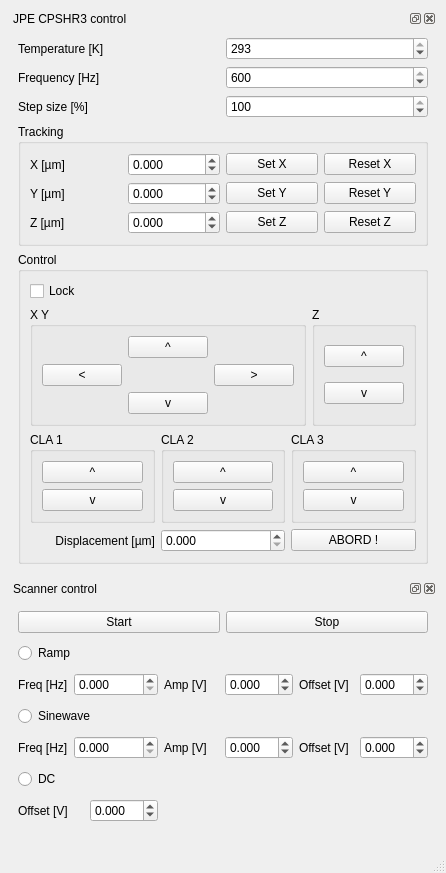
<?xml version="1.0" encoding="UTF-8"?>
<ui version="4.0">
 <class>CavityControlWindow</class>
 <widget class="QMainWindow" name="CavityControlWindow">
  <property name="enabled">
   <bool>true</bool>
  </property>
  <property name="geometry">
   <rect>
    <x>0</x>
    <y>0</y>
    <width>416</width>
    <height>873</height>
   </rect>
  </property>
  <property name="windowTitle">
   <string>MainWindow</string>
  </property>
  <widget class="QWidget" name="centralwidget">
   <layout class="QGridLayout" name="gridLayout_4">
    <item row="0" column="0">
     <widget class="QDockWidget" name="jpe_cpshr3_dockWidget">
      <property name="minimumSize">
       <size>
        <width>398</width>
        <height>561</height>
       </size>
      </property>
      <property name="windowTitle">
       <string>JPE CPSHR3 control</string>
      </property>
      <widget class="QWidget" name="dockWidgetContents_8">
       <layout class="QGridLayout" name="gridLayout_2">
        <item row="0" column="0">
         <widget class="QLabel" name="label_34">
          <property name="text">
           <string>Temperature [K]</string>
          </property>
         </widget>
        </item>
        <item row="0" column="1">
         <widget class="QSpinBox" name="jpe_temperature_spinBox">
          <property name="minimum">
           <number>2</number>
          </property>
          <property name="maximum">
           <number>293</number>
          </property>
          <property name="singleStep">
           <number>1</number>
          </property>
          <property name="value">
           <number>293</number>
          </property>
         </widget>
        </item>
        <item row="1" column="0">
         <widget class="QLabel" name="label_38">
          <property name="text">
           <string>Frequency [Hz]</string>
          </property>
         </widget>
        </item>
        <item row="1" column="1">
         <widget class="QSpinBox" name="jpe_frequency_spinBox">
          <property name="minimum">
           <number>1</number>
          </property>
          <property name="maximum">
           <number>600</number>
          </property>
          <property name="singleStep">
           <number>1</number>
          </property>
          <property name="value">
           <number>600</number>
          </property>
         </widget>
        </item>
        <item row="2" column="0">
         <widget class="QLabel" name="label_39">
          <property name="text">
           <string>Step size [%]</string>
          </property>
         </widget>
        </item>
        <item row="2" column="1">
         <widget class="QSpinBox" name="jpe_step_size_spinBox">
          <property name="minimum">
           <number>1</number>
          </property>
          <property name="maximum">
           <number>100</number>
          </property>
          <property name="singleStep">
           <number>1</number>
          </property>
          <property name="value">
           <number>100</number>
          </property>
         </widget>
        </item>
        <item row="3" column="0" colspan="2">
         <widget class="QGroupBox" name="groupBox_6">
          <property name="title">
           <string>Tracking</string>
          </property>
          <layout class="QGridLayout" name="gridLayout_9">
           <item row="0" column="0">
            <layout class="QHBoxLayout" name="horizontalLayout_27">
             <item>
              <widget class="QLabel" name="label_33">
               <property name="text">
                <string>X [µm]</string>
               </property>
              </widget>
             </item>
             <item>
              <widget class="QDoubleSpinBox" name="x_tracking_doubleSpinBox">
               <property name="enabled">
                <bool>true</bool>
               </property>
               <property name="decimals">
                <number>3</number>
               </property>
               <property name="minimum">
                <double>-1000.000000000000000</double>
               </property>
               <property name="maximum">
                <double>1000.000000000000000</double>
               </property>
              </widget>
             </item>
             <item>
              <widget class="QPushButton" name="set_x_pushButton">
               <property name="text">
                <string>Set X</string>
               </property>
              </widget>
             </item>
             <item>
              <widget class="QPushButton" name="reset_x_pushButton">
               <property name="text">
                <string>Reset X</string>
               </property>
              </widget>
             </item>
            </layout>
           </item>
           <item row="1" column="0">
            <layout class="QHBoxLayout" name="horizontalLayout_26">
             <item>
              <widget class="QLabel" name="label_32">
               <property name="text">
                <string>Y [µm]</string>
               </property>
              </widget>
             </item>
             <item>
              <widget class="QDoubleSpinBox" name="y_tracking_doubleSpinBox">
               <property name="enabled">
                <bool>true</bool>
               </property>
               <property name="decimals">
                <number>3</number>
               </property>
               <property name="minimum">
                <double>-1000.000000000000000</double>
               </property>
               <property name="maximum">
                <double>1000.000000000000000</double>
               </property>
              </widget>
             </item>
             <item>
              <widget class="QPushButton" name="set_y_pushButton">
               <property name="text">
                <string>Set Y</string>
               </property>
              </widget>
             </item>
             <item>
              <widget class="QPushButton" name="reset_y_pushButton">
               <property name="text">
                <string>Reset Y</string>
               </property>
              </widget>
             </item>
            </layout>
           </item>
           <item row="2" column="0">
            <layout class="QHBoxLayout" name="horizontalLayout_7">
             <item>
              <widget class="QLabel" name="label_31">
               <property name="text">
                <string>Z [µm]</string>
               </property>
              </widget>
             </item>
             <item>
              <widget class="QDoubleSpinBox" name="z_tracking_doubleSpinBox">
               <property name="enabled">
                <bool>true</bool>
               </property>
               <property name="decimals">
                <number>3</number>
               </property>
               <property name="minimum">
                <double>-1000.000000000000000</double>
               </property>
               <property name="maximum">
                <double>1000.000000000000000</double>
               </property>
              </widget>
             </item>
             <item>
              <widget class="QPushButton" name="set_z_pushButton">
               <property name="text">
                <string>Set Z</string>
               </property>
              </widget>
             </item>
             <item>
              <widget class="QPushButton" name="reset_z_pushButton">
               <property name="text">
                <string>Reset Z</string>
               </property>
              </widget>
             </item>
            </layout>
           </item>
          </layout>
         </widget>
        </item>
        <item row="4" column="0" colspan="2">
         <widget class="QGroupBox" name="groupBox_7">
          <property name="title">
           <string>Control</string>
          </property>
          <layout class="QGridLayout" name="gridLayout_3">
           <item row="3" column="0">
            <layout class="QHBoxLayout" name="horizontalLayout_2">
             <item>
              <widget class="QLabel" name="step_size_label">
               <property name="text">
                <string>Displacement [µm]</string>
               </property>
               <property name="alignment">
                <set>Qt::AlignRight|Qt::AlignTrailing|Qt::AlignVCenter</set>
               </property>
              </widget>
             </item>
             <item>
              <widget class="QDoubleSpinBox" name="displacement_doubleSpinBox">
               <property name="decimals">
                <number>3</number>
               </property>
               <property name="maximum">
                <double>100.000000000000000</double>
               </property>
               <property name="singleStep">
                <double>0.100000000000000</double>
               </property>
              </widget>
             </item>
             <item>
              <widget class="QPushButton" name="stop_positionner_pushButton">
               <property name="text">
                <string>ABORD !</string>
               </property>
              </widget>
             </item>
            </layout>
           </item>
           <item row="2" column="0">
            <layout class="QHBoxLayout" name="horizontalLayout_16">
             <item>
              <widget class="QGroupBox" name="CLA1_groupBox">
               <property name="title">
                <string>CLA 1</string>
               </property>
               <layout class="QGridLayout" name="gridLayout_13">
                <item row="0" column="0">
                 <widget class="QPushButton" name="cla1_step_up_pushButton">
                  <property name="enabled">
                   <bool>true</bool>
                  </property>
                  <property name="text">
                   <string>^</string>
                  </property>
                 </widget>
                </item>
                <item row="1" column="0">
                 <widget class="QPushButton" name="cla1_step_down_pushButton">
                  <property name="text">
                   <string>v</string>
                  </property>
                 </widget>
                </item>
               </layout>
              </widget>
             </item>
             <item>
              <widget class="QGroupBox" name="CLA2_groupBox">
               <property name="title">
                <string>CLA 2</string>
               </property>
               <layout class="QGridLayout" name="gridLayout_14">
                <item row="1" column="0">
                 <widget class="QPushButton" name="cla2_step_down_pushButton">
                  <property name="text">
                   <string>v</string>
                  </property>
                 </widget>
                </item>
                <item row="0" column="0">
                 <widget class="QPushButton" name="cla2_step_up_pushButton">
                  <property name="enabled">
                   <bool>true</bool>
                  </property>
                  <property name="text">
                   <string>^</string>
                  </property>
                 </widget>
                </item>
               </layout>
              </widget>
             </item>
             <item>
              <widget class="QGroupBox" name="CLA3_groupBox">
               <property name="title">
                <string>CLA 3</string>
               </property>
               <layout class="QGridLayout" name="gridLayout_15">
                <item row="1" column="0">
                 <widget class="QPushButton" name="cla3_step_down_pushButton">
                  <property name="text">
                   <string>v</string>
                  </property>
                 </widget>
                </item>
                <item row="0" column="0">
                 <widget class="QPushButton" name="cla3_step_up_pushButton">
                  <property name="enabled">
                   <bool>true</bool>
                  </property>
                  <property name="text">
                   <string>^</string>
                  </property>
                 </widget>
                </item>
               </layout>
              </widget>
             </item>
            </layout>
           </item>
           <item row="1" column="0">
            <layout class="QHBoxLayout" name="horizontalLayout_6">
             <item>
              <widget class="QGroupBox" name="XY_manual_positionning_groupBox">
               <property name="title">
                <string>X Y</string>
               </property>
               <layout class="QGridLayout" name="gridLayout_10">
                <item row="0" column="1">
                 <widget class="QPushButton" name="step_yplus_pushButton">
                  <property name="enabled">
                   <bool>true</bool>
                  </property>
                  <property name="text">
                   <string>^</string>
                  </property>
                 </widget>
                </item>
                <item row="1" column="0">
                 <widget class="QPushButton" name="step_xminus_pushButton">
                  <property name="text">
                   <string>&lt;</string>
                  </property>
                 </widget>
                </item>
                <item row="1" column="2">
                 <widget class="QPushButton" name="step_xplus_pushButton">
                  <property name="text">
                   <string>&gt;</string>
                  </property>
                 </widget>
                </item>
                <item row="2" column="1">
                 <widget class="QPushButton" name="step_yminus_pushButton">
                  <property name="text">
                   <string>v</string>
                  </property>
                 </widget>
                </item>
               </layout>
              </widget>
             </item>
             <item>
              <widget class="QGroupBox" name="Z_manual_positionning_groupBox">
               <property name="title">
                <string>Z</string>
               </property>
               <layout class="QGridLayout" name="gridLayout_11">
                <item row="0" column="0">
                 <widget class="QPushButton" name="step_zplus_pushButton">
                  <property name="enabled">
                   <bool>true</bool>
                  </property>
                  <property name="text">
                   <string>^</string>
                  </property>
                 </widget>
                </item>
                <item row="1" column="0">
                 <widget class="QPushButton" name="step_zminus_pushButton">
                  <property name="text">
                   <string>v</string>
                  </property>
                 </widget>
                </item>
               </layout>
              </widget>
             </item>
            </layout>
           </item>
           <item row="0" column="0">
            <widget class="QCheckBox" name="lock_checkBox">
             <property name="text">
              <string>Lock</string>
             </property>
            </widget>
           </item>
          </layout>
         </widget>
        </item>
       </layout>
      </widget>
     </widget>
    </item>
    <item row="1" column="0">
     <widget class="QDockWidget" name="scanner_widget">
      <property name="minimumSize">
       <size>
        <width>390</width>
        <height>247</height>
       </size>
      </property>
      <property name="floating">
       <bool>false</bool>
      </property>
      <property name="windowTitle">
       <string>Scanner control</string>
      </property>
      <widget class="QWidget" name="dockWidgetContents_6">
       <layout class="QGridLayout" name="gridLayout">
        <item row="1" column="0">
         <widget class="QRadioButton" name="scanner_ramp_radioButton">
          <property name="text">
           <string>Ramp</string>
          </property>
         </widget>
        </item>
        <item row="2" column="0">
         <layout class="QHBoxLayout" name="horizontalLayout_11">
          <item>
           <widget class="QLabel" name="label_8">
            <property name="text">
             <string>Freq [Hz]</string>
            </property>
           </widget>
          </item>
          <item>
           <widget class="QDoubleSpinBox" name="scanner_ramp_frequency_DoubleSpinBox">
            <property name="decimals">
             <number>3</number>
            </property>
            <property name="maximum">
             <double>20000.000000000000000</double>
            </property>
           </widget>
          </item>
         </layout>
        </item>
        <item row="4" column="1">
         <layout class="QHBoxLayout" name="horizontalLayout_35">
          <item>
           <widget class="QLabel" name="label_41">
            <property name="text">
             <string>Amp [V]</string>
            </property>
           </widget>
          </item>
          <item>
           <widget class="QDoubleSpinBox" name="scanner_sinewave_amplitude_DoubleSpinBox">
            <property name="decimals">
             <number>3</number>
            </property>
            <property name="minimum">
             <double>-10.000000000000000</double>
            </property>
            <property name="maximum">
             <double>10.000000000000000</double>
            </property>
            <property name="singleStep">
             <double>0.010000000000000</double>
            </property>
           </widget>
          </item>
         </layout>
        </item>
        <item row="2" column="2">
         <layout class="QHBoxLayout" name="horizontalLayout_13">
          <item>
           <widget class="QLabel" name="label_20">
            <property name="text">
             <string>Offset [V]</string>
            </property>
           </widget>
          </item>
          <item>
           <widget class="QDoubleSpinBox" name="scanner_ramp_offset_DoubleSpinBox">
            <property name="decimals">
             <number>3</number>
            </property>
            <property name="minimum">
             <double>-10.000000000000000</double>
            </property>
            <property name="maximum">
             <double>10.000000000000000</double>
            </property>
            <property name="singleStep">
             <double>0.010000000000000</double>
            </property>
           </widget>
          </item>
         </layout>
        </item>
        <item row="4" column="2">
         <layout class="QHBoxLayout" name="horizontalLayout_36">
          <item>
           <widget class="QLabel" name="label_42">
            <property name="text">
             <string>Offset [V]</string>
            </property>
           </widget>
          </item>
          <item>
           <widget class="QDoubleSpinBox" name="scanner_sinewave_offset_DoubleSpinBox">
            <property name="decimals">
             <number>3</number>
            </property>
            <property name="minimum">
             <double>-10.000000000000000</double>
            </property>
            <property name="maximum">
             <double>10.000000000000000</double>
            </property>
            <property name="singleStep">
             <double>0.010000000000000</double>
            </property>
           </widget>
          </item>
         </layout>
        </item>
        <item row="4" column="0">
         <layout class="QHBoxLayout" name="horizontalLayout_25">
          <item>
           <widget class="QLabel" name="label_40">
            <property name="text">
             <string>Freq [Hz]</string>
            </property>
           </widget>
          </item>
          <item>
           <widget class="QDoubleSpinBox" name="scanner_sinewave_frequency_DoubleSpinBox">
            <property name="decimals">
             <number>3</number>
            </property>
            <property name="maximum">
             <double>20000.000000000000000</double>
            </property>
           </widget>
          </item>
         </layout>
        </item>
        <item row="5" column="0">
         <widget class="QRadioButton" name="scanner_dc_radioButton">
          <property name="text">
           <string>DC</string>
          </property>
         </widget>
        </item>
        <item row="2" column="1">
         <layout class="QHBoxLayout" name="horizontalLayout_12">
          <item>
           <widget class="QLabel" name="label_10">
            <property name="text">
             <string>Amp [V]</string>
            </property>
           </widget>
          </item>
          <item>
           <widget class="QDoubleSpinBox" name="scanner_ramp_amplitude_DoubleSpinBox">
            <property name="decimals">
             <number>3</number>
            </property>
            <property name="minimum">
             <double>-10.000000000000000</double>
            </property>
            <property name="maximum">
             <double>10.000000000000000</double>
            </property>
            <property name="singleStep">
             <double>0.010000000000000</double>
            </property>
           </widget>
          </item>
         </layout>
        </item>
        <item row="3" column="0">
         <widget class="QRadioButton" name="scanner_sinewave_radioButton">
          <property name="text">
           <string>Sinewave</string>
          </property>
         </widget>
        </item>
        <item row="0" column="0" colspan="3">
         <layout class="QHBoxLayout" name="horizontalLayout">
          <item>
           <widget class="QPushButton" name="scanner_start_PushButton">
            <property name="text">
             <string>Start</string>
            </property>
           </widget>
          </item>
          <item>
           <widget class="QPushButton" name="scanner_stop_PushButton">
            <property name="text">
             <string>Stop</string>
            </property>
           </widget>
          </item>
         </layout>
        </item>
        <item row="6" column="0">
         <layout class="QHBoxLayout" name="horizontalLayout_38">
          <item>
           <widget class="QLabel" name="label_44">
            <property name="text">
             <string>Offset [V]</string>
            </property>
           </widget>
          </item>
          <item>
           <widget class="QDoubleSpinBox" name="scanner_dc_offset_DoubleSpinBox">
            <property name="decimals">
             <number>3</number>
            </property>
            <property name="minimum">
             <double>-10.000000000000000</double>
            </property>
            <property name="maximum">
             <double>10.000000000000000</double>
            </property>
            <property name="singleStep">
             <double>0.010000000000000</double>
            </property>
           </widget>
          </item>
         </layout>
        </item>
       </layout>
      </widget>
     </widget>
    </item>
   </layout>
  </widget>
  <widget class="QMenuBar" name="menubar">
   <property name="geometry">
    <rect>
     <x>0</x>
     <y>0</y>
     <width>416</width>
     <height>21</height>
    </rect>
   </property>
  </widget>
  <widget class="QStatusBar" name="statusbar"/>
 </widget>
 <resources/>
 <connections/>
</ui>
